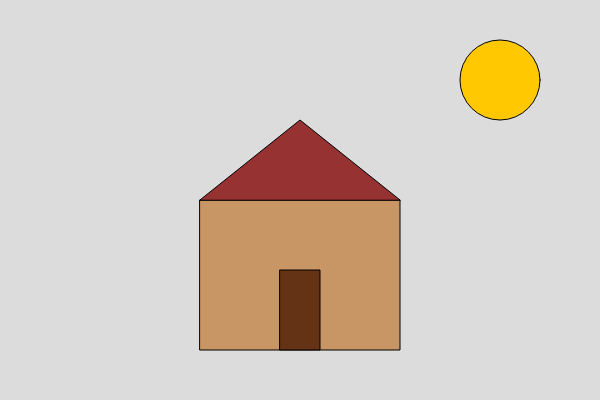
Frame 1 (no input)
Frame 60 (no input): identical to frame 1, image omitted
Frame 120 (the mouse pressed at the canvas centre since frame 60): identical to frame 1, image omitted

The p5.js sketch that drew this single still picture (run headless with seeded random() and noise() and a simulated clock; from frame 60 on, the mouse is pressed at the canvas centre):

// p5.js sketch
// ── sketch.js
//León Vázquez Paulina A
function setup() {
  createCanvas(600, 400); }
function draw(){
  background(220);
  fill(200, 150, 100);
  rect(200, 200, 200, 150);
  fill(150, 50, 50);
  triangle(200, 200, 300, 120, 400, 200);
  fill(100, 50, 20);
  rect(280, 270, 40, 80);
  fill(255, 200, 0);
  circle(500, 80, 80); }
